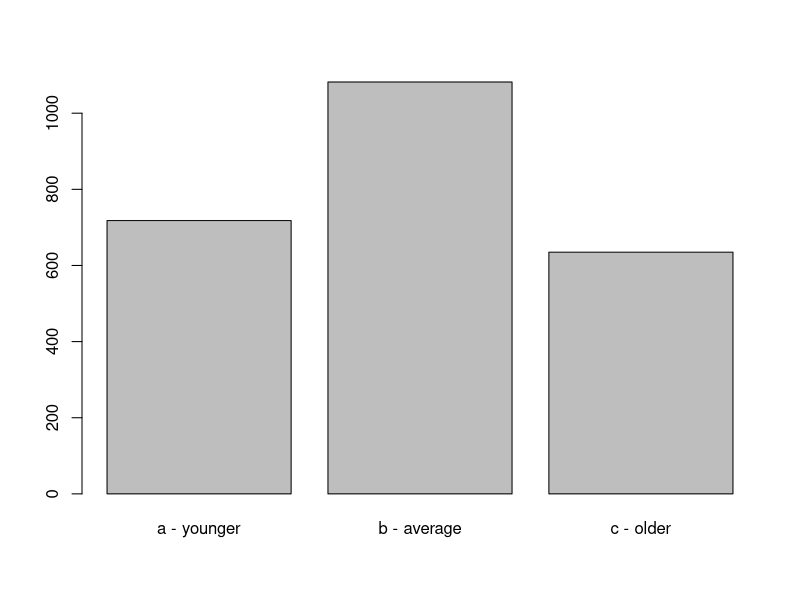
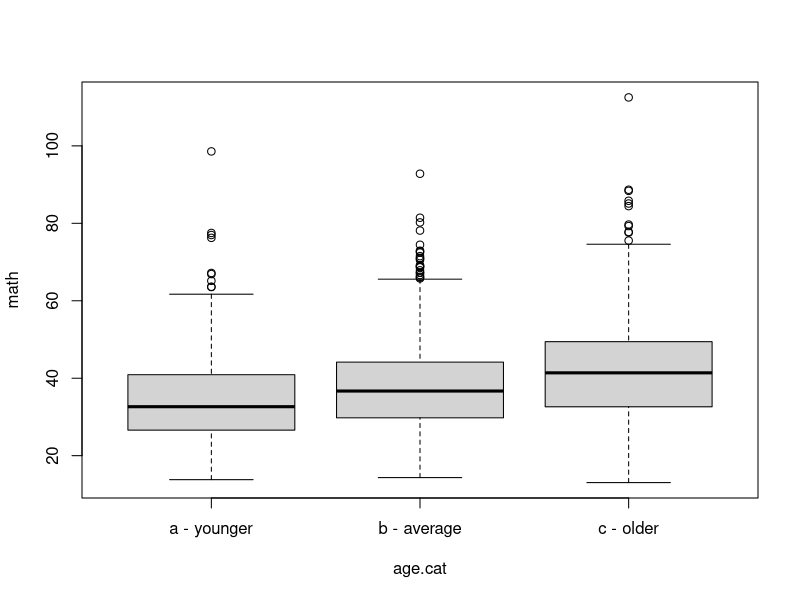

The R source for these figures, in order:
##################################################################################################################
####################################### RSCH 8120: Week 2 Analysis of Variance (ANOVA)############################
##################################################################################################################
####----------------------------------####
# Date:Aug, 2023

#clean environment
# rm(list=ls(all=TRUE))


####--------------------------------------------------------------------#### RUN THIS CODE
### Part I: Set-up...run this before starting other parts

# Importing a .csv file
# 1) For ease make sure the file is in your Working Directory (with your script and other R files).
# 2) Import the data and save as an object
eclsk <- read.csv("eclsk.csv") #NOTE: it must be in quotes and have .csv

# ANOVA requires categorical variables: run the code below to create one
eclsk$age.cat <- "b - average"
eclsk$age.cat[which(eclsk$age >= 72)] <- "c - older"   #72 months or older
eclsk$age.cat[which(eclsk$age <= 66)] <- "a - younger" #66 months or younger

eclsk$age.cat <- as.factor(eclsk$age.cat)
#now we have an age categorical variable to analyze.

#This gets rid of scientific notation if you don't like it.
options(scipen=999)
####--------------------------------------------------------------------#### STOP HERE


####--------------------------------------------------------------------#### 
### Part II: Before ANOVA

## Inspect Variables
# Examine factor/independent variable X that must be categorical
plot(eclsk$age.cat)

# Examine dependent variable Y that must be continuous by our age.cat factor
boxplot(math~age.cat, data=eclsk)
# Does it look like these groups differ on math scores?



####--------------------------------------------------------------------####
### Part III: Conduct ANOVA and interpret results

### THere are many ways to run an anova in R
#anova as a special linear model:
#anova(lm(<outcome>~<grouping variable that is a factor>, data=<data>))
anova(lm(math~age.cat, data=eclsk))
## As we can tell, there is a lm. So ANOVA is a special regression.
## F value (81.606)， p(< 2.2e-16)

